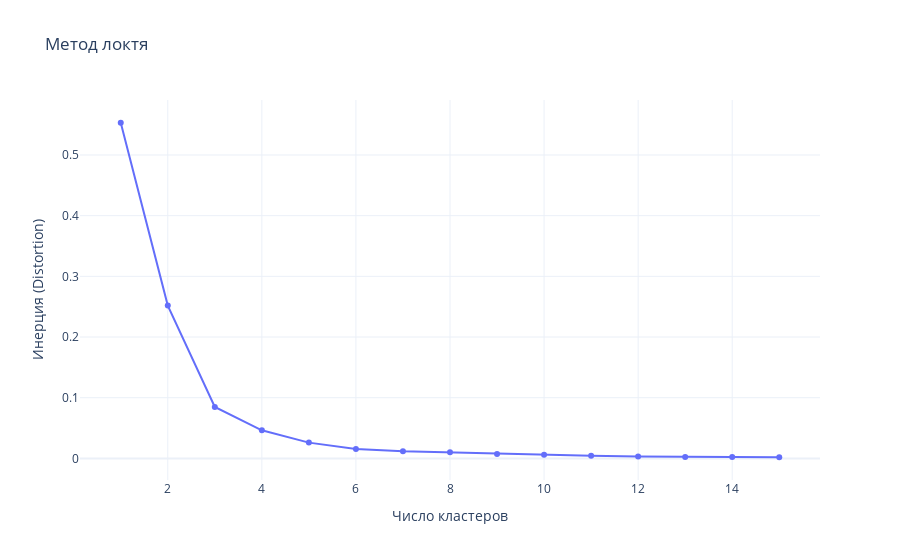
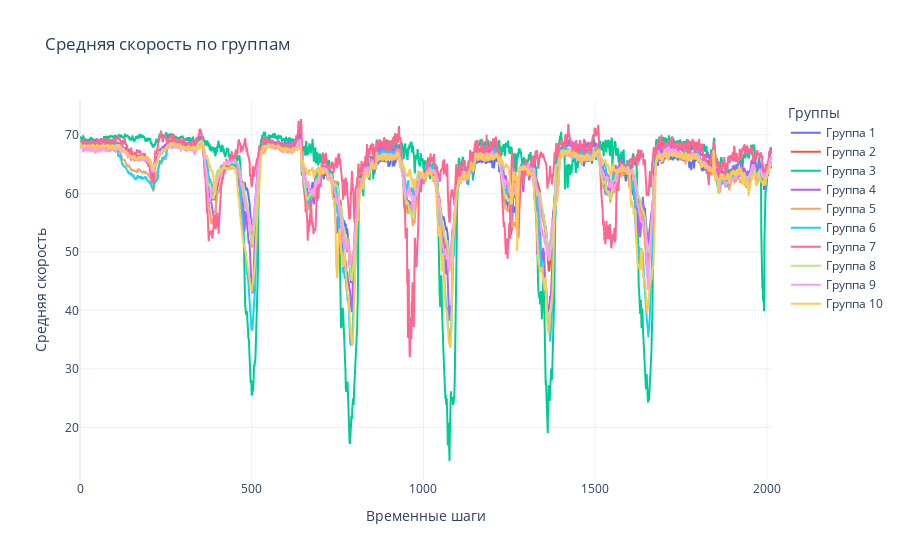

These figures' notebook cell, in order:
### Markdown cell above
### GraphClusterProcessor

### Code cell
processor = GraphClusterProcessor(adj, data)
processor.elbow_method(metric='closeness', max_clusters=15)

labels = KMeans(n_clusters=10, random_state=42).fit_predict(
    np.array(list(nx.betweenness_centrality(nx.from_numpy_array(adj)).values())).reshape(-1, 1)
)
processor.plot_group_average_speeds(labels, n_clusters=10)

### Figure 1 — Plotly figure (JSON) as saved in the notebook; plotly's stock layout.template omitted (floating-point values rounded to 4 significant figures)
{"data": [{"mode": "lines+markers", "name": "Distortion", "type": "scatter", "x": [1, 2, 3, 4, 5, 6, 7, 8, 9, 10, 11, 12, 13, 14, 15], "y": [0.5531, 0.2518, 0.08483, 0.04628, 0.02598, 0.01555, 0.01188, 0.009984, 0.0073, 0.005951, 0.004354, 0.003124, 0.002437, 0.002112, 0.00186]}], "layout": {"title": {"text": "Метод локтя"}, "xaxis": {"title": {"text": "Число кластеров"}}, "yaxis": {"title": {"text": "Инерция (Distortion)"}}}}

### Figure 2 — Plotly figure (JSON) as saved in the notebook; plotly's stock layout.template omitted (floating-point values rounded to 4 significant figures; data arrays with more than 128 entries replaced by an {"elided": "..."} marker saying what was removed)
{"data": [{"mode": "lines", "name": "Группа 1", "type": "scatter", "x": {"elided": "2016 int values"}, "y": {"elided": "2016 float values"}}, {"mode": "lines", "name": "Группа 2", "type": "scatter", "x": {"elided": "2016 int values"}, "y": {"elided": "2016 float values"}}, {"mode": "lines", "name": "Группа 3", "type": "scatter", "x": {"elided": "2016 int values"}, "y": {"elided": "2016 float values"}}, {"mode": "lines", "name": "Группа 4", "type": "scatter", "x": {"elided": "2016 int values"}, "y": {"elided": "2016 float values"}}, {"mode": "lines", "name": "Группа 5", "type": "scatter", "x": {"elided": "2016 int values"}, "y": {"elided": "2016 float values"}}, {"mode": "lines", "name": "Группа 6", "type": "scatter", "x": {"elided": "2016 int values"}, "y": {"elided": "2016 float values"}}, {"mode": "lines", "name": "Группа 7", "type": "scatter", "x": {"elided": "2016 int values"}, "y": {"elided": "2016 float values"}}, {"mode": "lines", "name": "Группа 8", "type": "scatter", "x": {"elided": "2016 int values"}, "y": {"elided": "2016 float values"}}, {"mode": "lines", "name": "Группа 9", "type": "scatter", "x": {"elided": "2016 int values"}, "y": {"elided": "2016 float values"}}, {"mode": "lines", "name": "Группа 10", "type": "scatter", "x": {"elided": "2016 int values"}, "y": {"elided": "2016 float values"}}], "layout": {"legend": {"title": {"text": "Группы"}}, "title": {"text": "Средняя скорость по группам"}, "xaxis": {"title": {"text": "Временные шаги"}}, "yaxis": {"title": {"text": "Средняя скорость"}}}}
